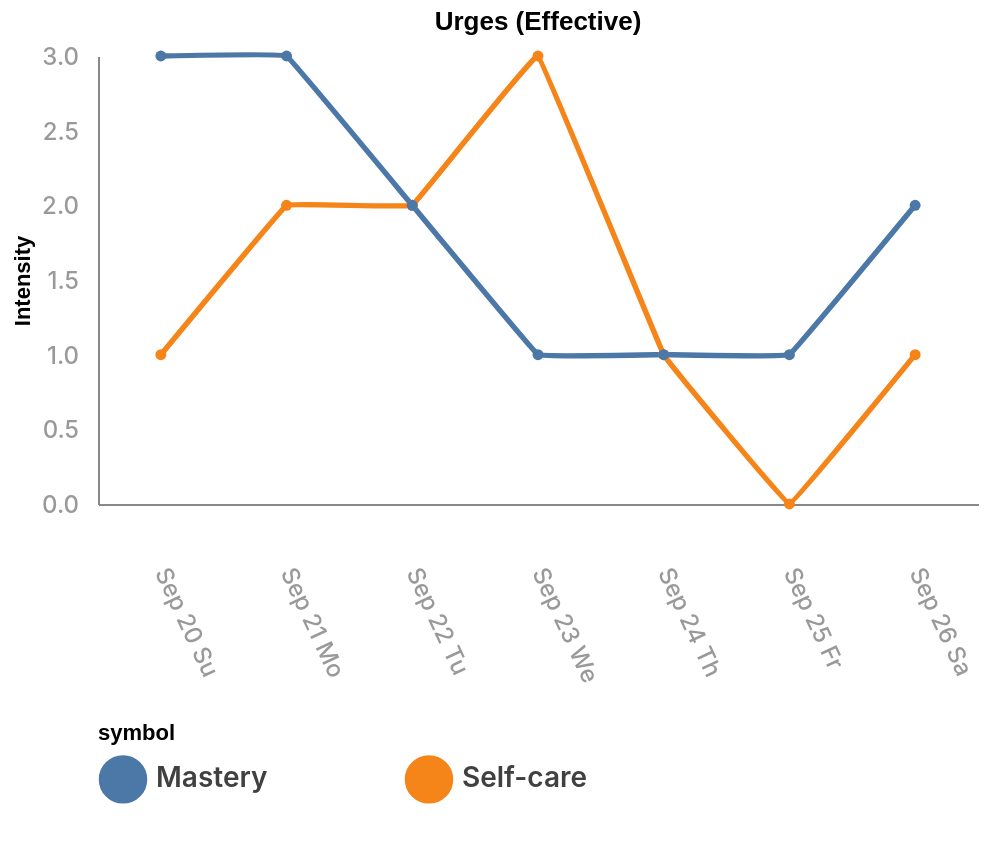

Write a Vega-Lite specification for this figure.
### Vega-Lite specification from a JSON file in a GitHub repository (floating-point values rounded to 4 significant figures)
{"$schema": "https://vega.github.io/schema/vega-lite/v5.json", "description": "A basic line chart example.", "width": 440, "height": 224, "padding": 5, "title": "Urges (Effective)", "data": {"values": [{"value": 1, "date": "2020-09-20", "symbol": "Self-care"}, {"value": 3, "date": "2020-09-20", "symbol": "Mastery"}, {"value": 2, "date": "2020-09-21", "symbol": "Self-care"}, {"value": 3, "date": "2020-09-21", "symbol": "Mastery"}, {"value": 2, "date": "2020-09-22", "symbol": "Self-care"}, {"value": 2, "date": "2020-09-22", "symbol": "Mastery"}, {"value": 3, "date": "2020-09-23", "symbol": "Self-care"}, {"value": 1, "date": "2020-09-23", "symbol": "Mastery"}, {"value": 1, "date": "2020-09-24", "symbol": "Self-care"}, {"value": 1, "date": "2020-09-24", "symbol": "Mastery"}, {"value": 0, "date": "2020-09-25", "symbol": "Self-care"}, {"value": 1, "date": "2020-09-25", "symbol": "Mastery"}, {"value": 1, "date": "2020-09-26", "symbol": "Self-care"}, {"value": 2, "date": "2020-09-26", "symbol": "Mastery"}]}, "config": {"view": {"stroke": "transparent"}, "legend": {"orient": "bottom", "columns": 2, "labelColor": "rgba(0, 0, 0, 0.75)", "labelFont": "Inter", "labelFontSize": 14, "labelFontWeight": 600, "rowPadding": 20, "columnPadding": 50, "symbolStrokeWidth": 12, "symbolSize": 150, "symbolType": "circle"}, "axisX": {"orient": "bottom", "format": "%b %d %a", "labelColor": "rgba(0, 0, 0, 0.4)", "labelFont": "Inter", "labelFontWeight": 500, "labelFontSize": 12, "ticks": false, "labelExpr": "substring(datum.label, 0, 9)", "labelPadding": 32, "title": "Date", "grid": false}, "axisY": {"orient": "left", "tickCount": 5, "labelColor": "rgba(0, 0, 0, 0.4)", "labelFont": "Inter", "labelFontWeight": 500, "labelFontSize": 12, "ticks": false, "labelPadding": 10, "title": "Intensity", "grid": false}}, "mark": {"type": "line", "interpolate": "cardinal", "point": true, "tension": 0.9}, "encoding": {"x": {"field": "date", "axis": {"labelAngle": 65}, "type": "ordinal", "timeUnit": "yearmonthdate"}, "y": {"field": "value", "title": "Intensity", "type": "quantitative"}, "color": {"field": "symbol", "type": "nominal"}, "strokeWidth": {"value": 2.7}, "opacity": {"value": 1}}}
